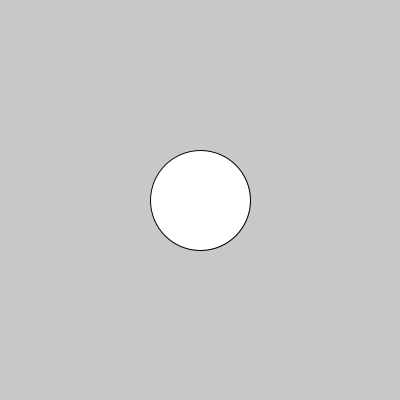
Frame 1 (no input)
Frame 60 (the mouse pressed at the canvas centre just before this capture): identical to frame 1, image omitted
Frame 120 (the mouse held since frame 60 and released just before this capture): identical to frame 1, image omitted

The Processing sketch that drew this single still picture (run headless with seeded random() and noise(); from frame 60 on, the mouse is pressed at the canvas centre):

// Processing sketch: variable_click
// ── variable_click.pde
int posXEllipse = 200;

void setup() {
  size(400, 400);
}

void draw() {
  background(200);
  ellipse(posXEllipse, 200, 100, 100);
}

void mouseClicked() {
  posXEllipse = 100;
}
